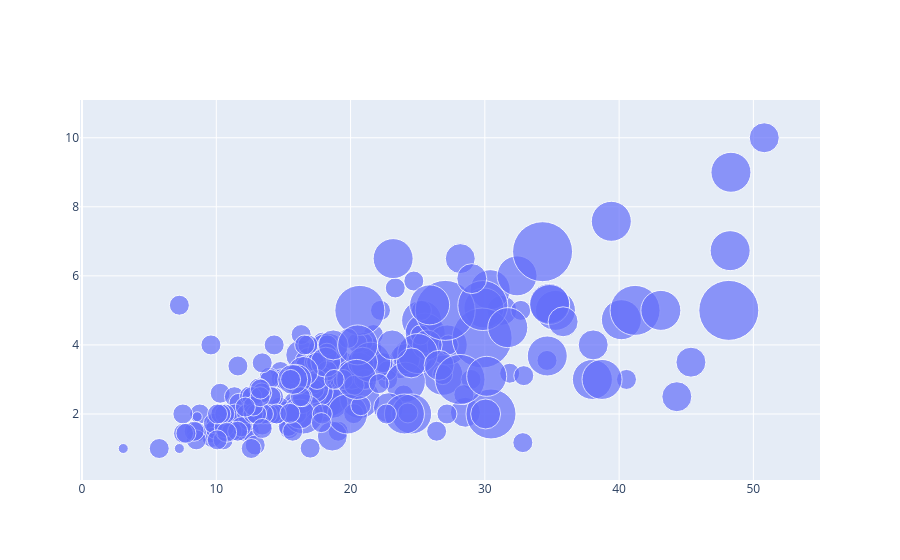

Here is the notebook cell this chart was saved with:
### Code cell
import plotly.graph_objects as go
fig = go.Figure()
fig.add_trace(go.Scatter(x=tips.total_bill, y=tips.tip , mode='markers' ,marker_size =10*tips['size'] ))
fig.show()

### Figure 1 — Plotly figure (JSON) as saved in the notebook; plotly's stock layout.template omitted (floating-point values rounded to 4 significant figures; data arrays with more than 128 entries replaced by an {"elided": "..."} marker saying what was removed)
{"data": [{"marker": {"size": {"elided": "244 int values"}}, "mode": "markers", "type": "scatter", "x": {"elided": "244 float values"}, "y": {"elided": "244 float values"}}], "layout": {}}
